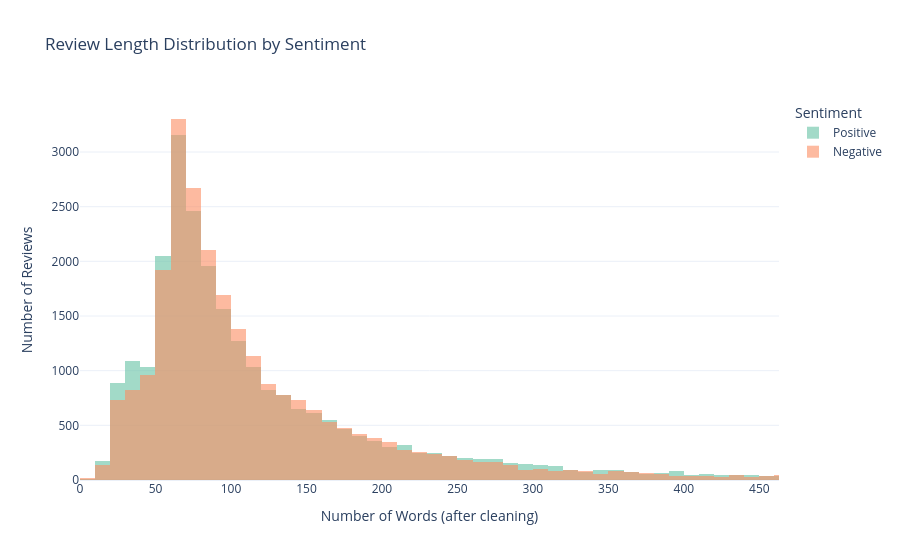

Source (notebook cell):
### Markdown cell above
## Visualization 6 — Review Length Distribution by Sentiment

### Code cell
# Use 99th percentile instead of max to avoid extreme outliers
max_len = df["cleaned_length"].quantile(0.99)
bin_size = 10

fig = go.Figure()

fig.add_trace(go.Histogram(
    x=df[df["sentiment"] == "positive"]["cleaned_length"],
    name="Positive",
    marker_color="#66c2a5",
    opacity=0.6,
    xbins=dict(
        start=0,
        end=max_len,
        size=bin_size
    )
))

fig.add_trace(go.Histogram(
    x=df[df["sentiment"] == "negative"]["cleaned_length"],
    name="Negative",
    marker_color="#fc8d62",
    opacity=0.6,
    xbins=dict(
        start=0,
        end=max_len,
        size=bin_size
    )
))

fig.update_layout(
    barmode="overlay",
    title="Review Length Distribution by Sentiment",
    xaxis_title="Number of Words (after cleaning)",
    yaxis_title="Number of Reviews",
    legend_title="Sentiment",
    hovermode="x unified",
    template="plotly_white"
)

fig.update_xaxes(range=[0, max_len])

fig.show()

### Figure 1 — Plotly figure (JSON) as saved in the notebook; plotly's stock layout.template omitted (floating-point values rounded to 4 significant figures; data arrays with more than 128 entries replaced by an {"elided": "..."} marker saying what was removed)
{"data": [{"marker": {"color": "#66c2a5"}, "name": "Positive", "opacity": 0.6, "type": "histogram", "x": {"elided": "25000 int values"}, "xbins": {"end": 463, "size": 10, "start": 0}}, {"marker": {"color": "#fc8d62"}, "name": "Negative", "opacity": 0.6, "type": "histogram", "x": {"elided": "25000 int values"}, "xbins": {"end": 463, "size": 10, "start": 0}}], "layout": {"barmode": "overlay", "hovermode": "x unified", "legend": {"title": {"text": "Sentiment"}}, "title": {"text": "Review Length Distribution by Sentiment"}, "xaxis": {"range": [0, 463], "title": {"text": "Number of Words (after cleaning)"}}, "yaxis": {"title": {"text": "Number of Reviews"}}}}
